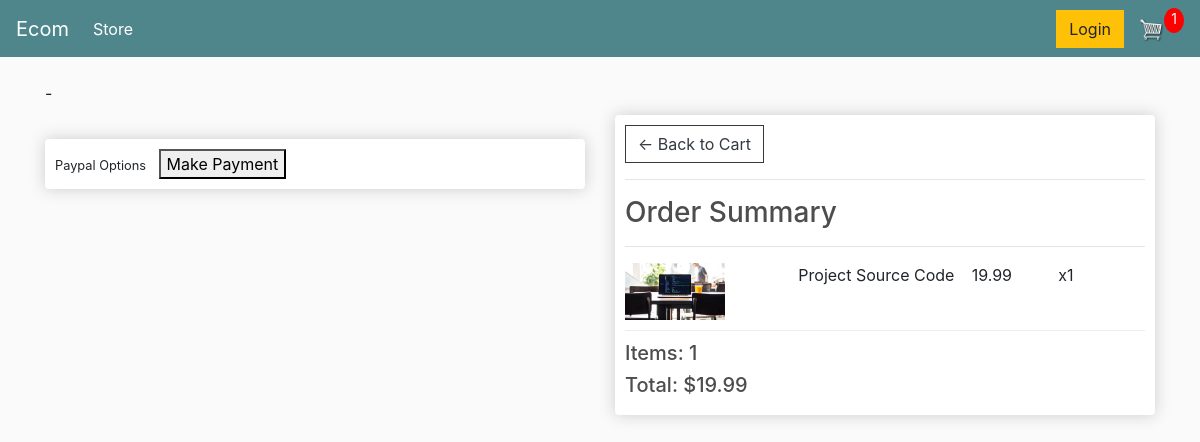
/checkout/ (signed in), run on an earlier commit of the app's database.
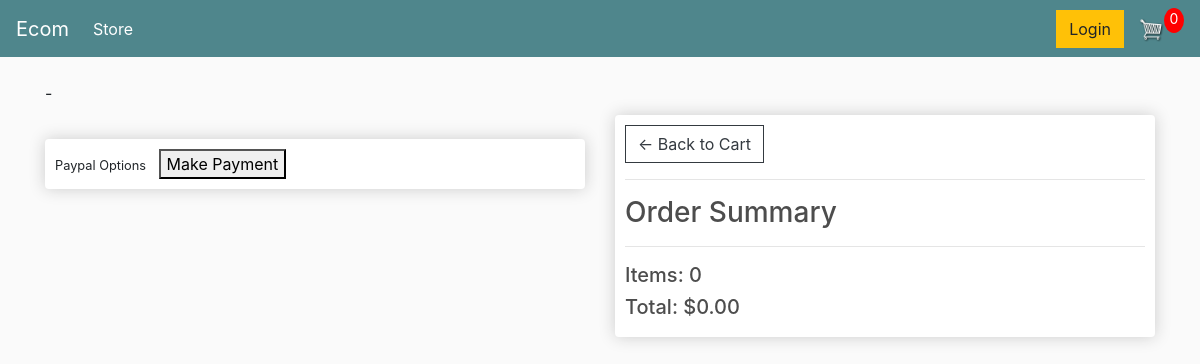
And on a later commit of the database.
### store/models.py (models this page shows, shortened)
class OrderItem(models.Model):
    product = models.ForeignKey(Product, on_delete=models.SET_NULL, null=True, blank=True)
    order = models.ForeignKey(Order, on_delete=models.SET_NULL, null=True, blank=True)
    quantity = models.IntegerField(default=0, null=True, blank=True)
    date_added = models.DateTimeField(auto_now_add=True)
    @property
    def get_total(self):
        return self.quantity * self.product.price

class Product(models.Model):
    name = models.CharField(max_length=200, null=True)
    price = models.FloatField()
    digital = models.BooleanField(default=False, null=True, blank=True)
    image = models.ImageField(null=True, blank=True)
    @property
    def imageURL(self):
        try:
            url = self.image.url
        except:
            url = ''
        return url

class Order(models.Model):
    customer = models.ForeignKey(Customer, on_delete=models.SET_NULL, null=True, blank=True)
    date_ordered = models.DateTimeField(auto_now_add=True)
    complete = models.BooleanField(default=False, null=True, blank=False)
    transaction_id = models.CharField(max_length=100, null=True)
    @property
    def shipping(self):
        shipping = False
        order_items = self.orderitem_set.all()
        for item in order_items:
            if item.product.digital == False:
                shipping = True
                break
        return shipping
    @property
    def get_cart_total(self):
        order_items = self.orderitem_set.all()
        total = sum([item.get_total for item in order_items])
        return total
    @property
    def get_number_of_items(self):
        order_items = self.orderitem_set.all()
        total = sum([item.quantity for item in order_items])
        return total

### store/views.py (the view, shortened to what this page needs)
# urls.py: path('checkout/', views.checkout, name = 'checkout'),
def checkout(request):
    if request.user.is_authenticated:
        customer = request.user.customer
        order, created = Order.objects.get_or_create(customer = customer, complete = False)
        items = order.orderitem_set.all()
        noOfCartItems = order.get_number_of_items
    context={ 'items': items, 'order': order, 'noOfCartItems':  noOfCartItems }
    return render(request, 'store/checkout.html', context)

### templates/store/checkout.html (shortened to what this page needs)
{% extends 'store/main.html' %}
{% load static %}
{% block content %}-
    <div class="row">
        <div class="col-lg-6">
            <br>
            <div class="box-element hidden" id="payment-info">
                <small>Paypal Options</small>
                <button id="make-payment" class="ml-2">Make Payment</button>
            </div>
        </div>
        <div class="col-lg-6">
            <div class="box-element">
                <a  class="btn btn-outline-dark" href="{% url 'cart' %}">&#x2190; Back to Cart</a>
                <hr>
                <h3>Order Summary</h3>
                <hr>
                {% for item in items %}
                    <div class="cart-row">
                        <div style="flex:2"><img class="row-image" src="{{item.product.imageURL}} "></div>
                        <div style="flex:2"><p>{{item.product.name}}</p></div>
                        <div style="flex:1"><p>{{item.product.price|floatformat:2}}</p></div>
                        <div style="flex:1"><p>x{{item.quantity}}</p></div>
                    </div>
                {% endfor %}
                <h5>Items:   {{order.get_number_of_items}}</h5>
                <h5>Total:   ${{order.get_cart_total|floatformat:2}}</h5>
            </div>
        </div>
    </div>
{% endblock content %}

What changed in the data, as far as the page shows it:
no longer on this page (row edited): OrderItem: product.imageURL (picture), product.name "Project Source Code", product.price "19.99", quantity "1"
no longer on this page (row edited): Order: get_number_of_items "1", get_cart_total "19.99"
added Order: get_number_of_items "0", get_cart_total "0.00"
Also different on the page:
{{ noOfCartItems }}: "1" → "0"
